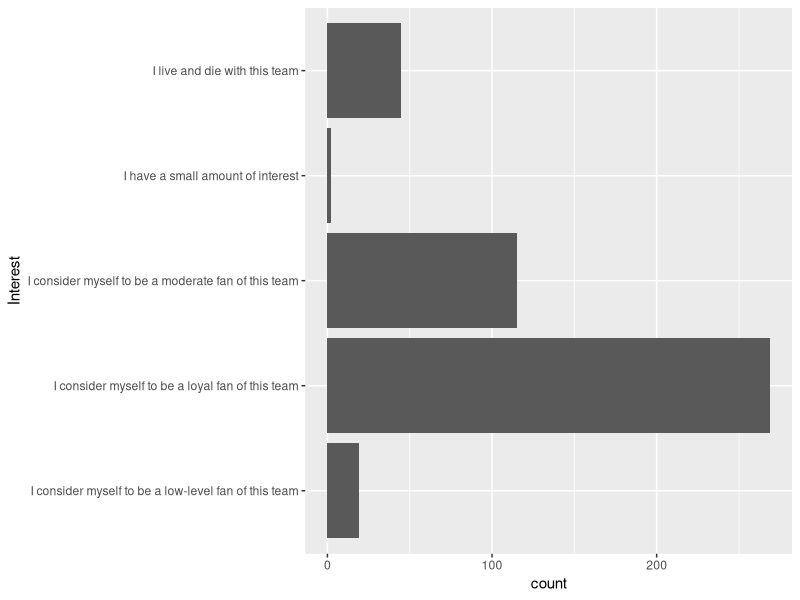
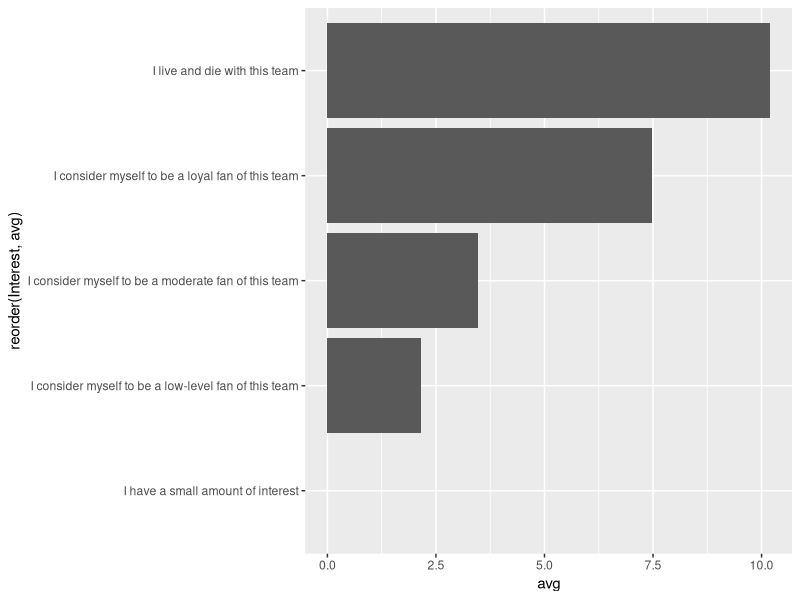
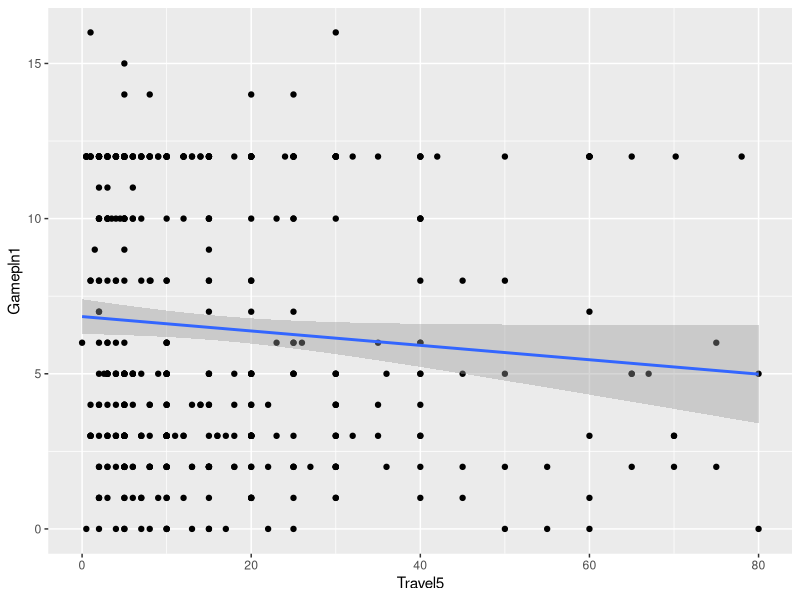
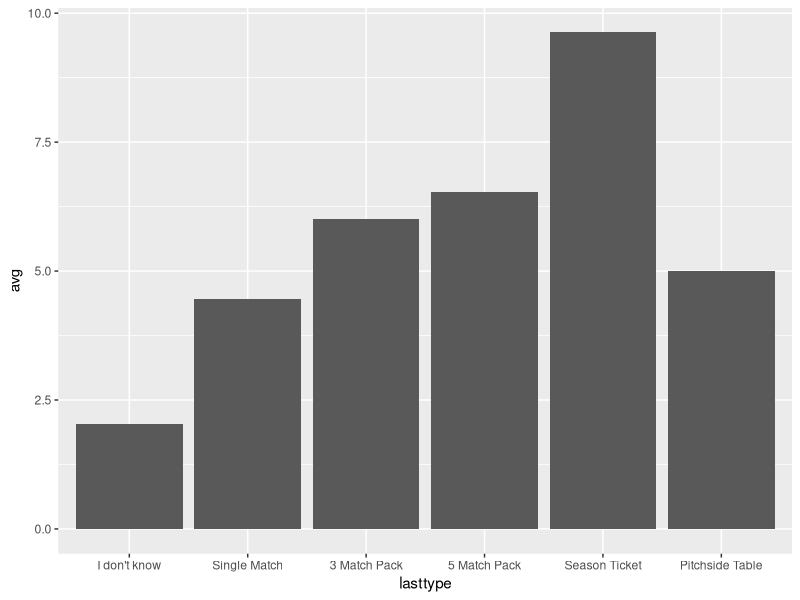
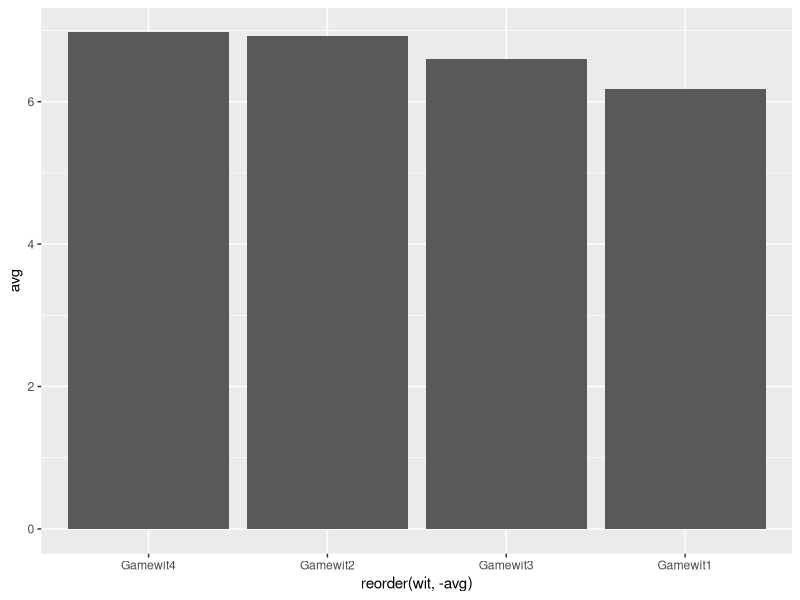
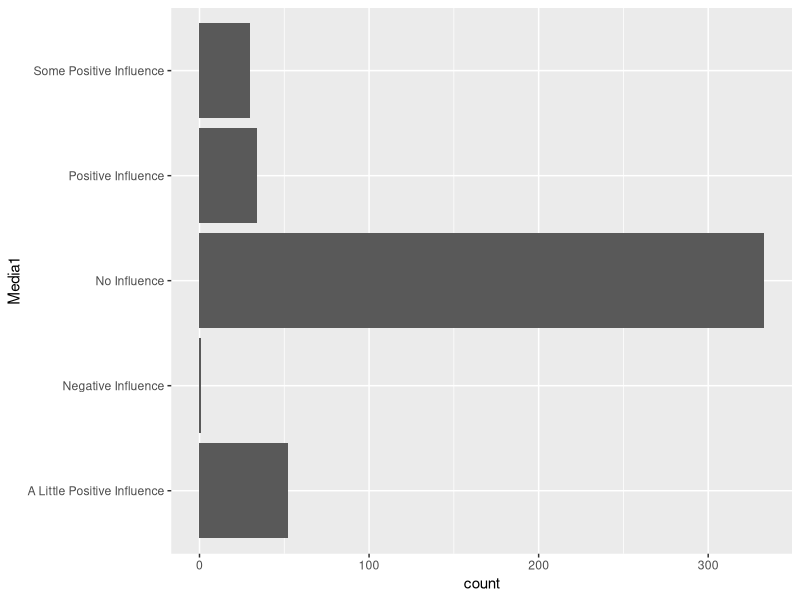
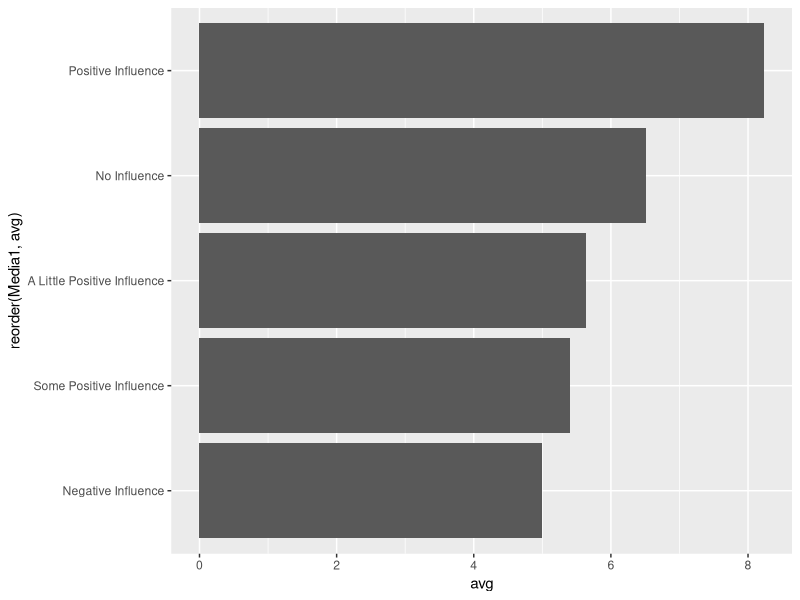
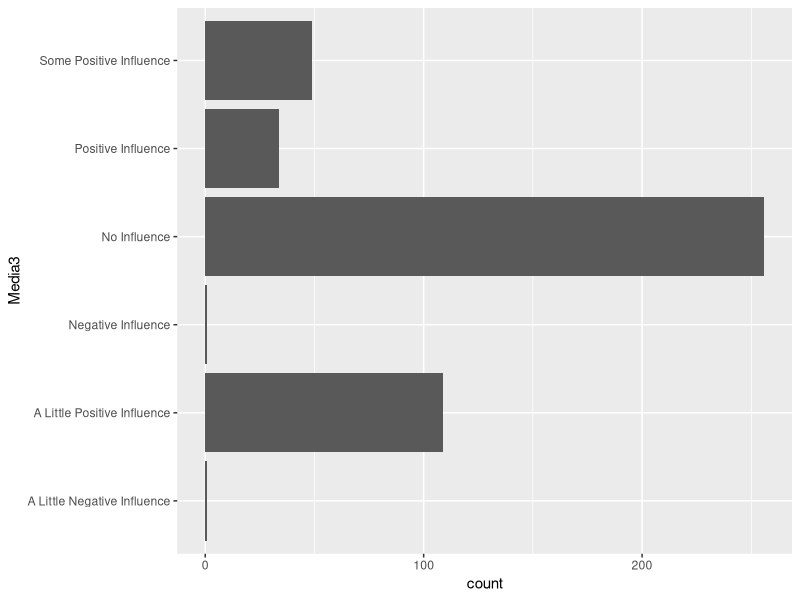

These charts were generated, in order, by the following R code:
## ---- chunk 1
# Course: BUAN 5210
# Title: Seattle Reign Project-TA
# Purpose: Final Project
# Date: March 21, 2019
# Author: Wei Li
## ---- chunk 2
# Clear environment of variables and functions
rm(list = ls(all = TRUE)) 

# Clear environmet of packages
if(is.null(sessionInfo()$otherPkgs) == FALSE)lapply(paste("package:", names(sessionInfo()$otherPkgs), sep=""), detach, character.only = TRUE, unload = TRUE)

## ---- chunk 3
library(tidyverse)
library(stringr)
library(RColorBrewer)
## ---- chunk 4
data <- read.csv("Seattle_Reign.csv")
## ---- chunk 5
# The column of interest: We're anlayzing the attendence intentions, so "Number of Seattle Reign FC match(es) that you intend to attend this coming season (2017) -- Gamepln1" would be an index to show how strongly one would like to attend the match.

# The possible columns that might impact attendence: 
## Interest: describe your interest in Seattle Reign FC:
  ### 5=I live and die with this team
  ### 4=I consider myself to be a loyal fan of this team
  ### 3=I consider myself to be a moderate fan of this team
  ### 2=I consider myself to be a low-level fan of this team
  ### 1=I have a small amount of interest
## Travel5: the approximate distance you travel to the game
## lasttype: What type of ticket did you use?
## Gamewit1/2/3/4: Who do you attend matches with?
  ### 1=Family; 2=Friends; 3=Business Associates; 4=I attend games by myself
## Media1: Newspaper ads for Seattle Reign FC matches
## Media3: Seattle Reign FC billboard ads
## Media4: Radio ads for Seattle Reign FC matches
## Media5: Media publicity about Seattle Reign FC matches
## Media6: Internet ads for the team EMAILS 
## Media12: Emails
## Media7a: Seattle Reign FC Facebook posts
## Media7b: Seattle Reign FC Twitter posts
## Promo1: Ticket discounts or promotions
## Promo3: Match themes (i.e. Military Appreciation, College Night) discount
## Promo4: Halftime events
## Promo5: Pre-match events
## Promo6: Post-match events
## WOM1: Word of Mouth from friends
## WOM2: Word of Mouth from family
## WOM3: Word of Mouth from Acquaintances
## Income: Household Income
## GameTim1/2/3/4/5/6/7: which days/times works best for you to attend Reign FC matches:
  ###1=Wed Evenings
  ###2=Friday Evenings
  ###3=Saturday Afternoons 1pm
  ###4=Saturday Afternoons 4pm
  ###5=Saturday Evenings
  ###6=Sunday Afternoons 4pm
  ###7=Sunday Evenings

attend <- data %>% 
  select(Media1, Media3, Media4, Media5, Media6, Media12, Media7a, Media7b, Promo1, Promo3, Promo4, Promo5, Promo6, WOM1, WOM2, WOM3, Gamepln1, Interest, Travel5, lasttype, Gamewit1, Gamewit2, Gamewit3, Gamewit4, EndDate, Income, GameTim1, GameTim2, GameTim3, GameTim4, GameTim5, GameTim6, GameTim7) %>% 
  na.exclude()
    #Gamepln1, Interest, Attend1, Travel5, lasttype, Gamewit1, Gamewit2, Gamewit3, Gamewit4, Media1, Media3, Media4, Media5, Media6, Media12, Media7a, Media7b, Promo3, Promo4, Promo5, Promo6, WOM1, WOM2, WOM3, Income, GameTim1, GameTim2, GameTim3, GameTim4, GameTim5, GameTim6, GameTim7, Promo1)

# Use the intuitive descriptions for the levels of impact in the 10:24 columns.
## change the data type in these column so that can be editable.
attend[1:16] <- lapply(attend[1:16], as.character) 
attend[1:16][attend[, 1:16] == "\n\n\n\n\n-1"] <- "A Little Negative Influence"
attend[1:16][attend[, 1:16] == "\n\n\n\n\n1"] <- "A Little Positive Influence"
attend[1:16][attend[, 1:16] == "\n\n\n\n\n2"] <- "Some Positive Influence"
attend[1:16][attend[, 1:16] == "\n\n\n\n\n-2"] <- "Some Negative Influence"
attend[1:16][attend[, 1:16] == "Had a negative influence on my attendance\n-3"] <- "Negative Influence"
attend[1:16][attend[, 1:16] == "Has a positive influence on my attendance\n3"] <- "Positive Influence"
attend[1:16][attend[, 1:16] == "Has no influence on my attendance\n\n0"] <- "No Influence"
## change back to the factor type
attend[1:16] <- lapply(attend[1:16], as.factor)

##change data type
attend[21:24] <- lapply(attend[21:24], as.factor) 
attend[27:33] <- lapply(attend[27:33], as.factor) 

#the end date column is coded date. to make it easier to read in the dashboard slicer, here we convert the date number to smaller.
attend$EndDate <- attend$EndDate-13700000000

str(attend)
## ---- chunk 6
# The distribution of Interest
attend %>% 
  select(Interest) %>% 
  ggplot(aes(x = Interest))+
  geom_bar(stat = "count") +
  coord_flip()
# How much they want to attend the following matches with different levels of interest: 
attend %>% 
  select(Gamepln1, Interest) %>% 
  na.exclude() %>% 
  group_by(Interest) %>% 
  summarise(avg = mean(Gamepln1)) %>% 
  ggplot(aes(x = reorder(Interest, avg), y = avg)) +
  geom_bar(stat = "identity") +
  coord_flip()
## ---- chunk 7
attend %>% 
  select(Gamepln1, Travel5) %>% 
  na.exclude() %>% 
  ggplot(aes(x = Travel5, y = Gamepln1)) +
  geom_point()+
  geom_smooth(method = "lm", formula = y~x)

cor.test(attend$Travel5, attend$Gamepln1)
## ---- chunk 8
attend$lasttype <- factor(attend$lasttype, levels =  c("I don't know","Single Match","3 Match Pack", "5 Match Pack","Season Ticket","Pitchside Table"))

attend %>% 
  select(Gamepln1, lasttype) %>% 
  group_by(lasttype) %>% 
  summarise(avg = mean(Gamepln1)) %>% 
  ggplot(aes(x = lasttype, y = avg))+
  geom_bar(stat = "identity")
## ---- chunk 9


attend %>% 
  select(Gamepln1, Gamewit1, Gamewit2, Gamewit3, Gamewit4) %>% 
  filter(Gamewit1 == "1" | Gamewit2 == "1" | Gamewit3 == "1" | Gamewit4 == "1") %>% 
  na.exclude() %>% 
  gather(wit, yesno, -Gamepln1) %>% 
  filter(yesno == 1) %>% 
  group_by(wit) %>% 
  summarise(avg = mean(Gamepln1)) %>% 
  ggplot(aes(x = reorder(wit, -avg), y = avg))+
  geom_bar(stat = "identity")
## ---- chunk 10
# Impact on this present event attendence
attend %>% 
  select(Media1) %>% 
  ggplot(aes(x = Media1))+
  geom_bar()+
  coord_flip()
# Impact on future events attendence
attend %>% 
  select(Gamepln1, Media1) %>% 
  na.exclude() %>% 
  group_by(Media1) %>% 
  summarise(avg = mean(Gamepln1)) %>% 
  ggplot(aes(x = reorder(Media1, avg), y = avg))+
  geom_bar(stat = "identity")+
  coord_flip()
## ---- chunk 11
# Impact on this present event attendence
attend %>% 
  select(Media3) %>% 
  na.exclude() %>% 
  ggplot(aes(x = Media3))+
  geom_bar()+
  coord_flip()
# Impact on future events attendence
attend %>% 
  select(Gamepln1, Media3) %>% 
  na.exclude() %>% 
  group_by(Media3) %>% 
  summarise(avg = mean(Gamepln1)) %>% 
  ggplot(aes(x = reorder(Media3, avg), y = avg))+
  geom_bar(stat = "identity")+
  coord_flip()
## ---- chunk 12
# Impact on this present event attendence
attend %>% 
  select(Media4) %>% 
  na.exclude() %>% 
  ggplot(aes(x = Media4))+
  geom_bar()+
  coord_flip()
# Impact on future events attendence
attend %>% 
  select(Gamepln1, Media4) %>% 
  na.exclude() %>% 
  group_by(Media4) %>% 
  summarise(avg = mean(Gamepln1)) %>% 
  ggplot(aes(x = reorder(Media4, avg), y = avg))+
  geom_bar(stat = "identity")+
  coord_flip()
## ---- chunk 13
# Impact on this present event attendence
attend %>% 
  select(Media5) %>% 
  na.exclude() %>% 
  ggplot(aes(x = Media5))+
  geom_bar()+
  coord_flip()
# Impact on future events attendence
attend %>% 
  select(Gamepln1, Media5) %>% 
  na.exclude() %>% 
  group_by(Media5) %>% 
  summarise(avg = mean(Gamepln1)) %>% 
  ggplot(aes(x = reorder(Media5, avg), y = avg))+
  geom_bar(stat = "identity")+
  coord_flip()
## ---- chunk 14
# Impact on this present event attendence
attend %>% 
  select(Media6) %>% 
  na.exclude() %>% 
  ggplot(aes(x = Media6))+
  geom_bar()+
  coord_flip()
# Impact on future events attendence
attend %>% 
  select(Gamepln1, Media6) %>% 
  na.exclude() %>% 
  group_by(Media6) %>% 
  summarise(avg = mean(Gamepln1)) %>% 
  ggplot(aes(x = reorder(Media6, avg), y = avg))+
  geom_bar(stat = "identity")+
  coord_flip()
## ---- chunk 15
# Impact on this present event attendence
attend %>% 
  select(Media12) %>% 
  na.exclude() %>% 
  ggplot(aes(x = Media12))+
  geom_bar()+
  coord_flip()
# Impact on future events attendence
attend %>% 
  select(Gamepln1, Media12) %>% 
  na.exclude() %>% 
  group_by(Media12) %>% 
  summarise(avg = mean(Gamepln1)) %>% 
  ggplot(aes(x = reorder(Media12, avg), y = avg))+
  geom_bar(stat = "identity")+
  coord_flip()
## ---- chunk 16
# Impact on this present event attendence
attend %>% 
  select(Media7a) %>% 
  na.exclude() %>% 
  ggplot(aes(x = Media7a))+
  geom_bar()+
  coord_flip()
# Impact on future events attendence
attend %>% 
  select(Gamepln1, Media7a) %>% 
  na.exclude() %>% 
  group_by(Media7a) %>% 
  summarise(avg = mean(Gamepln1)) %>% 
  ggplot(aes(x = reorder(Media7a, avg), y = avg))+
  geom_bar(stat = "identity")+
  coord_flip()
## ---- chunk 17
# Impact on this present event attendence
attend %>% 
  select(Media7b) %>% 
  na.exclude() %>% 
  ggplot(aes(x = Media7b))+
  geom_bar()+
  coord_flip()
# Impact on future events attendence
attend %>% 
  select(Gamepln1, Media7b) %>% 
  na.exclude() %>% 
  group_by(Media7b) %>% 
  summarise(avg = mean(Gamepln1)) %>% 
  ggplot(aes(x = reorder(Media7b, avg), y = avg))+
  geom_bar(stat = "identity")+
  coord_flip()
## ---- chunk 18
# Impact on this present event attendence
attend %>% 
  select(Promo1) %>% 
  na.exclude() %>% 
  ggplot(aes(x = Promo1))+
  geom_bar()+
  coord_flip()
# Impact on future events attendence
attend %>% 
  select(Gamepln1, Promo1) %>% 
  na.exclude() %>% 
  group_by(Promo1) %>% 
  summarise(avg = mean(Gamepln1)) %>% 
  ggplot(aes(x = reorder(Promo1, avg), y = avg))+
  geom_bar(stat = "identity")+
  coord_flip()
## ---- chunk 19
# Impact on this present event attendence
attend %>% 
  select(Promo3) %>% 
  na.exclude() %>% 
  ggplot(aes(x = Promo3))+
  geom_bar()+
  coord_flip()
# Impact on future events attendence
attend %>% 
  select(Gamepln1, Promo3) %>% 
  na.exclude() %>% 
  group_by(Promo3) %>% 
  summarise(avg = mean(Gamepln1)) %>% 
  ggplot(aes(x = reorder(Promo3, avg), y = avg))+
  geom_bar(stat = "identity")+
  coord_flip()
## ---- chunk 20
# Impact on this present event attendence
attend %>% 
  select(Promo4) %>% 
  na.exclude() %>% 
  ggplot(aes(x = Promo4))+
  geom_bar()+
  coord_flip()
# Impact on future events attendence
attend %>% 
  select(Gamepln1, Promo4) %>% 
  na.exclude() %>% 
  group_by(Promo4) %>% 
  summarise(avg = mean(Gamepln1)) %>% 
  ggplot(aes(x = reorder(Promo4, avg), y = avg))+
  geom_bar(stat = "identity")+
  coord_flip()
## ---- chunk 21
# Impact on this present event attendence
attend %>% 
  select(Promo5) %>% 
  na.exclude() %>% 
  ggplot(aes(x = Promo5))+
  geom_bar()+
  coord_flip()
# Impact on future events attendence
attend %>% 
  select(Gamepln1, Promo5) %>% 
  na.exclude() %>% 
  group_by(Promo5) %>% 
  summarise(avg = mean(Gamepln1)) %>% 
  ggplot(aes(x = reorder(Promo5, avg), y = avg))+
  geom_bar(stat = "identity")+
  coord_flip()
## ---- chunk 22
# Impact on this present event attendence
attend %>% 
  select(Promo6) %>% 
  na.exclude() %>% 
  ggplot(aes(x = Promo6))+
  geom_bar()+
  coord_flip()
# Impact on future events attendence
attend %>% 
  select(Gamepln1, Promo6) %>% 
  na.exclude() %>% 
  group_by(Promo6) %>% 
  summarise(avg = mean(Gamepln1)) %>% 
  ggplot(aes(x = reorder(Promo6, avg), y = avg))+
  geom_bar(stat = "identity")+
  coord_flip()
## ---- chunk 23
# Impact on this present event attendence
attend %>% 
  select(WOM1) %>% 
  na.exclude() %>% 
  ggplot(aes(x = WOM1))+
  geom_bar()+
  coord_flip()
# Impact on future events attendence
attend %>% 
  select(Gamepln1, WOM1) %>% 
  na.exclude() %>% 
  group_by(WOM1) %>% 
  summarise(avg = mean(Gamepln1)) %>% 
  ggplot(aes(x = reorder(WOM1, avg), y = avg))+
  geom_bar(stat = "identity")+
  coord_flip()
## ---- chunk 24
# Impact on this present event attendence
attend %>% 
  select(WOM2) %>% 
  na.exclude() %>% 
  ggplot(aes(x = WOM2))+
  geom_bar()+
  coord_flip()
# Impact on future events attendence
attend %>% 
  select(Gamepln1, WOM2) %>% 
  na.exclude() %>% 
  group_by(WOM2) %>% 
  summarise(avg = mean(Gamepln1)) %>% 
  ggplot(aes(x = reorder(WOM2, avg), y = avg))+
  geom_bar(stat = "identity")+
  coord_flip()
## ---- chunk 25
# Impact on this present event attendence
attend %>% 
  select(WOM3) %>% 
  na.exclude() %>% 
  ggplot(aes(x = WOM3))+
  geom_bar()+
  coord_flip()
# Impact on future events attendence
attend %>% 
  select(Gamepln1, WOM3) %>% 
  na.exclude() %>% 
  group_by(WOM3) %>% 
  summarise(avg = mean(Gamepln1)) %>% 
  ggplot(aes(x = reorder(WOM3, avg), y = avg))+
  geom_bar(stat = "identity")+
  coord_flip()
## ---- chunk 26
attend$Income <- factor(attend$Income, levels =  c("Below $20,000", "$20,000 - $39,999","$40,000 - $59,999","$60,000 - $79,999","$80,000 - $99,999", "$100,000 - $149,999","$150,000 - $199,999","$200,000 -$299,999", "$300,000 or Above"))
attend %>% 
  select(Gamepln1, Income) %>% 
  na.exclude() %>% 
  group_by(Income) %>% 
  summarise(avg = mean(Gamepln1)) %>% 
  ggplot(aes(x = Income, y = avg))+
  geom_bar(stat = "identity")+
  coord_flip()

## ---- chunk 27
# count the most popular game time
cnt <- c(sum(attend$GameTim1 ==1)+sum(attend$GameTim1 ==2), 
         sum(attend$GameTim2 ==1)+sum(attend$GameTim2 ==2),
         sum(attend$GameTim3 ==1)+sum(attend$GameTim3 ==2),
         sum(attend$GameTim4 ==1)+sum(attend$GameTim4 ==2),
         sum(attend$GameTim5 ==1)+sum(attend$GameTim5 ==2),
         sum(attend$GameTim6 ==1)+sum(attend$GameTim6 ==2),
         sum(attend$GameTim7 ==1)+sum(attend$GameTim7 ==2))

time <- c("Wed Eve", "Fri Eve", "Sat 1pm", "Sat 4pm", "Sat Eve", "Sun 4pm", "Sun Eve")
GT <- data.frame(time, cnt)
GT
## ---- chunk 28
# write a function to calculate the ratio of the participants who think the marketing strategies are positively affecting their attendence.
positive_ratio <- function(x, col){
  x$pos <- ifelse(x[col] == "A Little Positive Influence" | x[col] == "Positive Influence" | x[col] == "Some Positive Influence", 1, 0)
  round(sum(x$pos)/nrow(x), 2)
}

pos_ratio <- c(positive_ratio(attend, "Media1"),
positive_ratio(attend, "Media3"),
positive_ratio(attend, "Media4"),
positive_ratio(attend, "Media5"),
positive_ratio(attend, "Media6"),
positive_ratio(attend, "Media12"),
positive_ratio(attend, "Media7a"),
positive_ratio(attend, "Media7b"),
positive_ratio(attend, "Promo1"),
positive_ratio(attend, "Promo3"),
positive_ratio(attend, "Promo4"),
positive_ratio(attend, "Promo5"),
positive_ratio(attend, "Promo6"),
positive_ratio(attend, "WOM1"),
positive_ratio(attend, "WOM2"),
positive_ratio(attend, "WOM3"))

strategies <- c("Newspaper Ads","Billboard Ads","Radio Ads",
                "Media Publicity","Internet Ads",
                "Emails","Facebook Posts","Twitter Posts",
                "Any Promotion", "Theme Discount",
                "Halftime Promotion","Pre-Match Promotion",
                "Post-Match Promotion","Friends Recommend",
                "Family Recommend","Others Recommend")
# The most effective marketing strategies
PR <- data.frame(strategies, pos_ratio)

PR$Grp <- as.factor(ifelse(pos_ratio>=0.5, 1, 0))
G1 <- PR %>% 
  ggplot(aes(x = reorder(strategies, pos_ratio), 
             y = pos_ratio, fill = Grp))+
  geom_bar(stat = "identity")+
  geom_hline(yintercept = 0.5, colour = "darkslategrey")+
  scale_fill_manual(values = c("slategray3", "steelblue4"))+
  coord_flip()+
  theme_light()+
  theme(panel.grid.major = element_blank(),
        panel.grid.minor = element_blank())+
  guides(fill = FALSE)+
  labs(x = "Marketing Strategies", 
       y = "Proportions of Positively Impacted Audience")+
  annotate("text", x=5, y=0.55, label="prop = 0.5", family="serif", fontface="italic",colour = "steelblue4", size =3)+
  ggtitle("Impact of All Marketing Strategies")+
  theme(plot.title = element_text(size = rel(1.5), lineheight = .9, family = "serif", face = "bold", colour = "steelblue4"))+
  theme(axis.title.x = element_text(face="italic", colour = "steelblue4", size = 11))+
  theme(axis.title.y = element_text(face="italic", colour = "steelblue4", size = 11))
G1

## ---- chunk 29
#since season ticket's customers would like to attend future events most.
dat1 <- attend %>% 
  select(Income, lasttype) %>% 
  filter(lasttype != "I don't know" ) %>%
  group_by(Income) %>% 
  summarise(seaT= sum(lasttype == "Season Ticket")/n()) %>% 
  mutate(avg = mean(seaT)) 
line <- dat1$avg[1]
dat1$Grp <- as.factor(ifelse(dat1$seaT>=line, 1, 0))
  
G2 <- dat1 %>% ggplot(aes(x = Income, y = seaT, fill=Grp))+
  geom_bar(stat = "identity")+coord_flip()+
  geom_hline(yintercept = dat1$avg[1], colour = "darkslategrey")+
  scale_fill_manual(values = c("slategray3", "steelblue4"))+
  #coord_flip()+
  theme_light()+
  theme(panel.grid.major = element_blank(),
        panel.grid.minor = element_blank())+
  guides(fill = FALSE)+
  theme(plot.title = element_text(size = rel(1.5), lineheight = .9, family = "serif", face = "bold", colour = "steelblue4"))+
  theme(plot.subtitle = element_text(size = 12, hjust = 0, family = "serif", colour = "skyblue4"))+
  theme(axis.title.x = element_text(face="italic", colour = "steelblue4", size = 11))+
  theme(axis.title.y = element_text(face="italic", colour = "steelblue4", size = 11))+
  labs(x = "Income Range", 
       y = "Proportion of Season Tickets")+
  annotate("text", x=6, y=0.49, label="Average prop line", family="serif", fontface="italic",colour = "steelblue4", size =3)+
  ggtitle("Season Tickets Sold in Income Ranges", 
          subtitle = "Customers who bought season tickets would most like to attend future \nevents next year. So season tickets should be promoted.")
  
G2
## ---- chunk 30
GT$Grp <- as.factor(ifelse(GT$cnt>=150, "high", "low"))
G3 <- GT %>% 
  ggplot(aes(x=reorder(time, cnt), y=cnt, fill=Grp))+
  geom_bar(stat = "identity")+
  scale_fill_manual(values = c("steelblue4","slategray3"), guide = FALSE)+
  annotate("rect", xmin = 4.5, xmax = 7.5,ymin = 150, ymax = 290, alpha = .2, fill = "lightcyan3")+
  annotate("text", x=5.5, y=230, label = "Popular Time", family="serif", color = "steelblue4")+
  theme_light()+
  theme(panel.grid.major = element_blank(),
        panel.grid.minor = element_blank())+
  guides(fill = FALSE)+
  theme(plot.title = element_text(size = rel(1.5), lineheight = .9, 
                                  family = "serif", face = "bold", colour = "steelblue4"))+
  theme(plot.subtitle = element_text(size = 12, hjust = 0, family = "serif", colour = "skyblue4"))+
  theme(axis.title.x = element_text(face="italic", colour = "steelblue4", size = 11))+
  theme(axis.title.y = element_text(face="italic", colour = "steelblue4", size = 11))+
  labs(x = "Choice of Game Time", 
       y = "Popularity Count")+
  ggtitle("Choice of Game Time", 
          subtitle = "Game times that are most to least popular.")
G3
## ---- chunk 31
save.image("workspace.RData")
